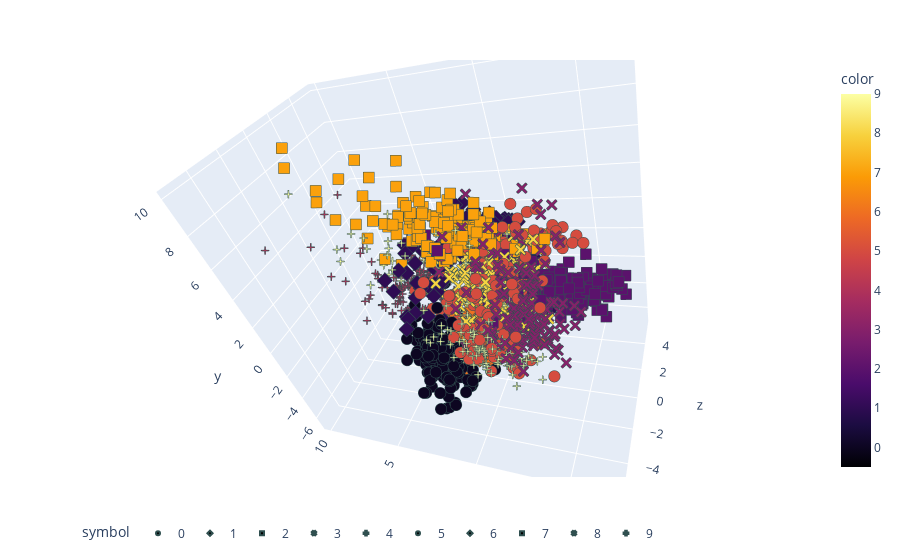

The cell this chart's notebook holds for it:
### Markdown cell above
**A continuación analizamos con PCA los números con formato reducido de 8x8**

### Code cell
from sklearn import svm
# Scale data before applying PCA
from sklearn.decomposition import PCA
from sklearn.manifold import TSNE
from sklearn.preprocessing import StandardScaler

scaler=StandardScaler()


#############################. 8x8 = 64
from sklearn import datasets
digits = datasets.load_digits()
X = digits.data
y = digits.target
#############################. 8x8 = 64
"""
#############################. 28x28 = 784
from keras.datasets import mnist
(X_train, y_train), (X_test, y_test) = mnist.load_data()
print ( X_train.shape, X_test.shape, y_train.shape, y_test.shape )
X_train = X_train.reshape((60000,784))
X_test = X_test.reshape((10000,784))
print ( X_train.shape, X_test.shape, y_train.shape, y_test.shape )
X = X_test
y = y_test
X = X[0:2000]
y = y[0:2000]
#############################. 28x28 = 784
"""
print ( X.shape,y.shape)

scaler.fit(X)
scaled_data=scaler.transform(X)
# Use fit and transform method
pca = PCA(n_components=3)  # project from 64 to 3 dimensions
projected = pca.fit_transform(scaled_data)
print(projected.shape)
import plotly.express as px
fig = px.scatter_3d(x=projected[:,0], y=projected[:,1], z=projected[:,2],
                   symbol=y,color=y,color_continuous_scale=px.colors.sequential.Inferno)
fig.update_layout(legend_orientation="h")
fig.update_traces(marker=dict(size=4,
                              line=dict(width=2,
                                        color='DarkSlateGrey')),
                  selector=dict(mode='markers'))
fig.show()

### Figure 1 — Plotly figure (JSON) as saved in the notebook; plotly's stock layout.template omitted (floating-point values rounded to 4 significant figures; data arrays with more than 128 entries replaced by an {"elided": "..."} marker saying what was removed)
{"data": [{"hovertemplate": "symbol=0<br>x=%{x}<br>y=%{y}<br>z=%{z}<br>color=%{marker.color}<extra></extra>", "legendgroup": "0", "marker": {"color": {"elided": "178 int values"}, "coloraxis": "coloraxis", "line": {"color": "DarkSlateGrey", "width": 2}, "size": 4, "symbol": "circle"}, "mode": "markers", "name": "0", "scene": "scene", "showlegend": true, "type": "scatter3d", "x": {"elided": "178 float values"}, "y": {"elided": "178 float values"}, "z": {"elided": "178 float values"}}, {"hovertemplate": "symbol=1<br>x=%{x}<br>y=%{y}<br>z=%{z}<br>color=%{marker.color}<extra></extra>", "legendgroup": "1", "marker": {"color": {"elided": "182 int values"}, "coloraxis": "coloraxis", "line": {"color": "DarkSlateGrey", "width": 2}, "size": 4, "symbol": "diamond"}, "mode": "markers", "name": "1", "scene": "scene", "showlegend": true, "type": "scatter3d", "x": {"elided": "182 float values"}, "y": {"elided": "182 float values"}, "z": {"elided": "182 float values"}}, {"hovertemplate": "symbol=2<br>x=%{x}<br>y=%{y}<br>z=%{z}<br>color=%{marker.color}<extra></extra>", "legendgroup": "2", "marker": {"color": {"elided": "177 int values"}, "coloraxis": "coloraxis", "line": {"color": "DarkSlateGrey", "width": 2}, "size": 4, "symbol": "square"}, "mode": "markers", "name": "2", "scene": "scene", "showlegend": true, "type": "scatter3d", "x": {"elided": "177 float values"}, "y": {"elided": "177 float values"}, "z": {"elided": "177 float values"}}, {"hovertemplate": "symbol=3<br>x=%{x}<br>y=%{y}<br>z=%{z}<br>color=%{marker.color}<extra></extra>", "legendgroup": "3", "marker": {"color": {"elided": "183 int values"}, "coloraxis": "coloraxis", "line": {"color": "DarkSlateGrey", "width": 2}, "size": 4, "symbol": "x"}, "mode": "markers", "name": "3", "scene": "scene", "showlegend": true, "type": "scatter3d", "x": {"elided": "183 float values"}, "y": {"elided": "183 float values"}, "z": {"elided": "183 float values"}}, {"hovertemplate": "symbol=4<br>x=%{x}<br>y=%{y}<br>z=%{z}<br>color=%{marker.color}<extra></extra>", "legendgroup": "4", "marker": {"color": {"elided": "181 int values"}, "coloraxis": "coloraxis", "line": {"color": "DarkSlateGrey", "width": 2}, "size": 4, "symbol": "cross"}, "mode": "markers", "name": "4", "scene": "scene", "showlegend": true, "type": "scatter3d", "x": {"elided": "181 float values"}, "y": {"elided": "181 float values"}, "z": {"elided": "181 float values"}}, {"hovertemplate": "symbol=5<br>x=%{x}<br>y=%{y}<br>z=%{z}<br>color=%{marker.color}<extra></extra>", "legendgroup": "5", "marker": {"color": {"elided": "182 int values"}, "coloraxis": "coloraxis", "line": {"color": "DarkSlateGrey", "width": 2}, "size": 4, "symbol": "circle"}, "mode": "markers", "name": "5", "scene": "scene", "showlegend": true, "type": "scatter3d", "x": {"elided": "182 float values"}, "y": {"elided": "182 float values"}, "z": {"elided": "182 float values"}}, {"hovertemplate": "symbol=6<br>x=%{x}<br>y=%{y}<br>z=%{z}<br>color=%{marker.color}<extra></extra>", "legendgroup": "6", "marker": {"color": {"elided": "181 int values"}, "coloraxis": "coloraxis", "line": {"color": "DarkSlateGrey", "width": 2}, "size": 4, "symbol": "diamond"}, "mode": "markers", "name": "6", "scene": "scene", "showlegend": true, "type": "scatter3d", "x": {"elided": "181 float values"}, "y": {"elided": "181 float values"}, "z": {"elided": "181 float values"}}, {"hovertemplate": "symbol=7<br>x=%{x}<br>y=%{y}<br>z=%{z}<br>color=%{marker.color}<extra></extra>", "legendgroup": "7", "marker": {"color": {"elided": "179 int values"}, "coloraxis": "coloraxis", "line": {"color": "DarkSlateGrey", "width": 2}, "size": 4, "symbol": "square"}, "mode": "markers", "name": "7", "scene": "scene", "showlegend": true, "type": "scatter3d", "x": {"elided": "179 float values"}, "y": {"elided": "179 float values"}, "z": {"elided": "179 float values"}}, {"hovertemplate": "symbol=8<br>x=%{x}<br>y=%{y}<br>z=%{z}<br>color=%{marker.color}<extra></extra>", "legendgroup": "8", "marker": {"color": {"elided": "174 int values"}, "coloraxis": "coloraxis", "line": {"color": "DarkSlateGrey", "width": 2}, "size": 4, "symbol": "x"}, "mode": "markers", "name": "8", "scene": "scene", "showlegend": true, "type": "scatter3d", "x": {"elided": "174 float values"}, "y": {"elided": "174 float values"}, "z": {"elided": "174 float values"}}, {"hovertemplate": "symbol=9<br>x=%{x}<br>y=%{y}<br>z=%{z}<br>color=%{marker.color}<extra></extra>", "legendgroup": "9", "marker": {"color": {"elided": "180 int values"}, "coloraxis": "coloraxis", "line": {"color": "DarkSlateGrey", "width": 2}, "size": 4, "symbol": "cross"}, "mode": "markers", "name": "9", "scene": "scene", "showlegend": true, "type": "scatter3d", "x": {"elided": "180 float values"}, "y": {"elided": "180 float values"}, "z": {"elided": "180 float values"}}], "layout": {"autosize": true, "coloraxis": {"colorbar": {"title": {"text": "color"}}, "colorscale": [[0, "#000004"], [0.1111, "#1b0c41"], [0.2222, "#4a0c6b"], [0.3333, "#781c6d"], [0.4444, "#a52c60"], [0.5556, "#cf4446"], [0.6667, "#ed6925"], [0.7778, "#fb9b06"], [0.8889, "#f7d13d"], [1, "#fcffa4"]]}, "legend": {"orientation": "h", "title": {"text": "symbol"}, "tracegroupgap": 0}, "margin": {"t": 60}, "scene": {"aspectmode": "auto", "aspectratio": {"x": 1.166, "y": 1.135, "z": 0.7559}, "camera": {"center": {"x": 0, "y": 0, "z": 0}, "eye": {"x": -0.7832, "y": 1.002, "z": -1.155}, "projection": {"type": "perspective"}, "up": {"x": 0.3963, "y": -0.05128, "z": 0.9167}}, "domain": {"x": [0, 1], "y": [0, 1]}, "xaxis": {"title": {"text": "x"}, "type": "linear"}, "yaxis": {"title": {"text": "y"}, "type": "linear"}, "zaxis": {"title": {"text": "z"}, "type": "linear"}}}}
